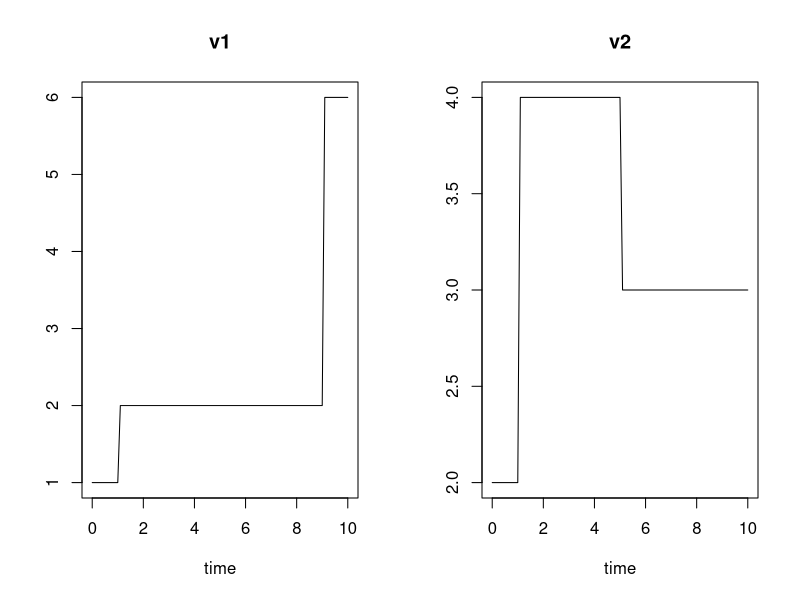
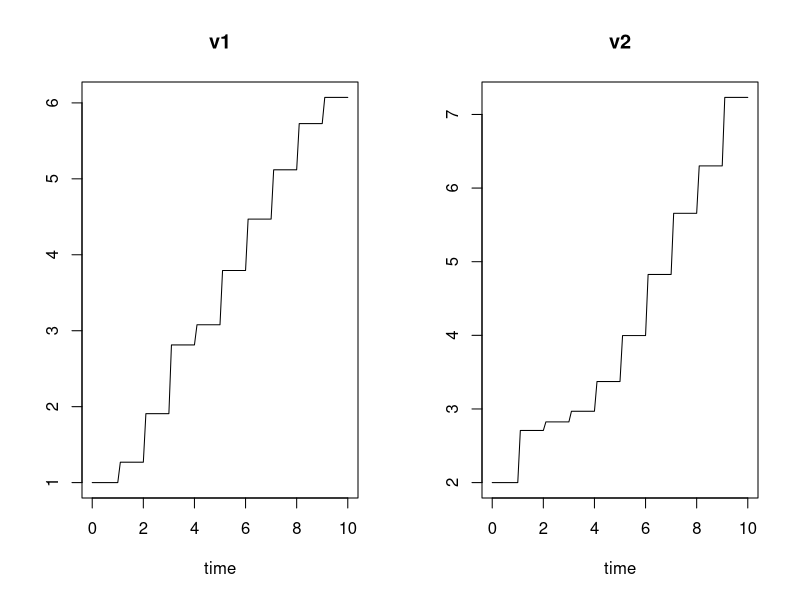
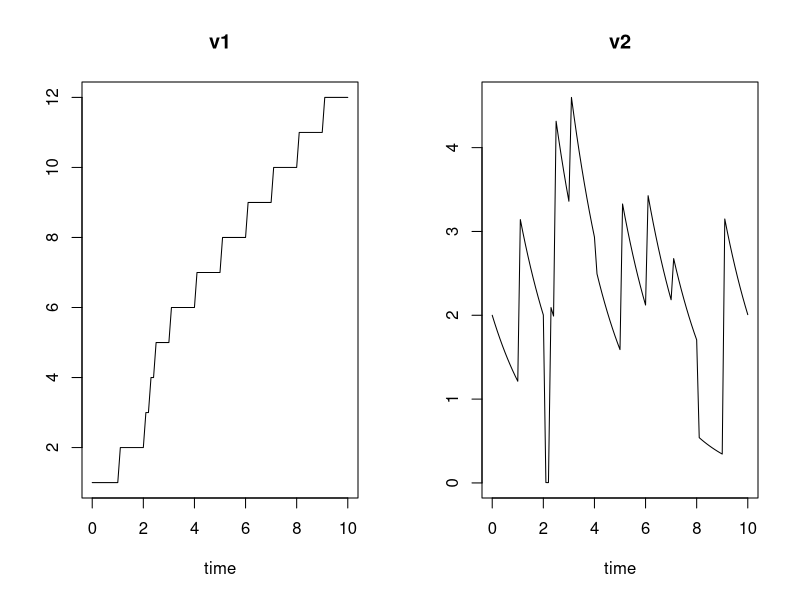
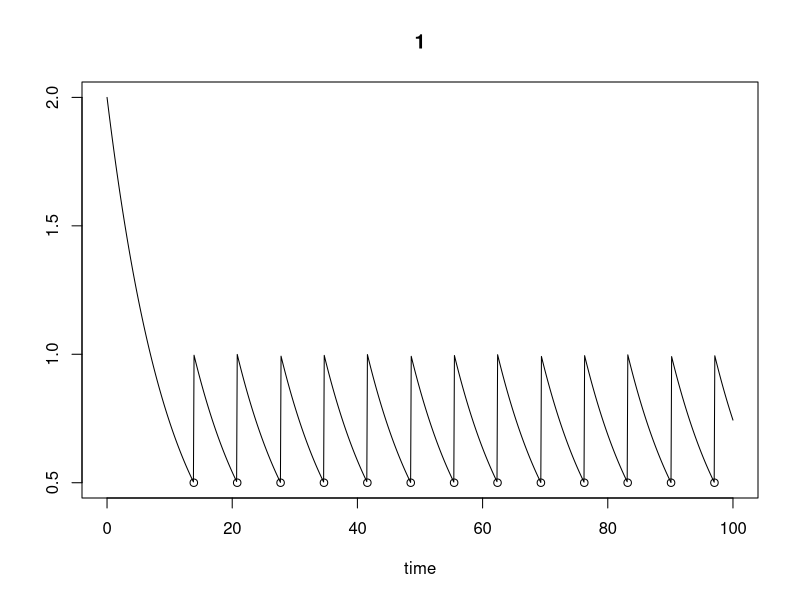
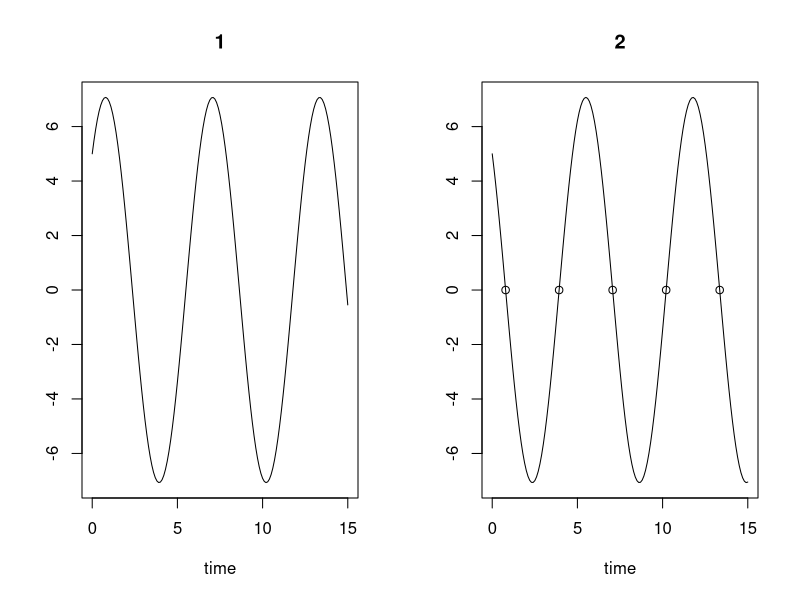
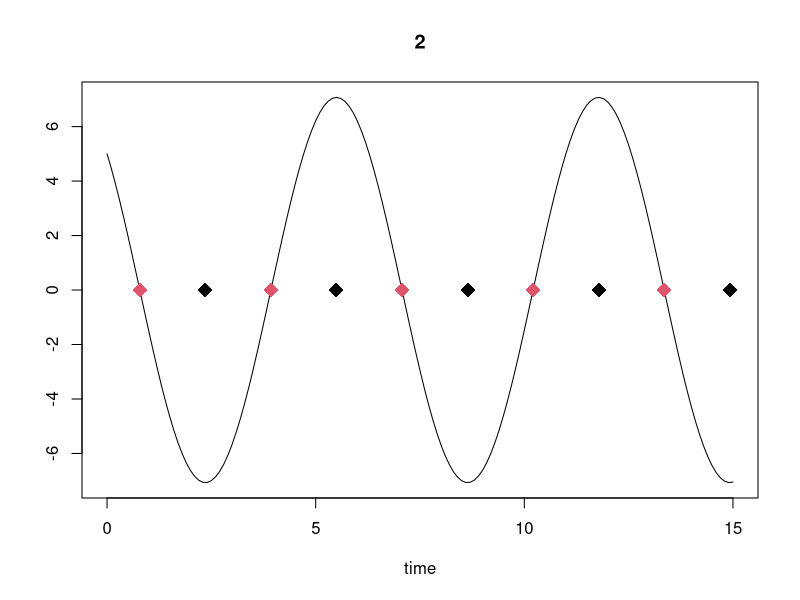
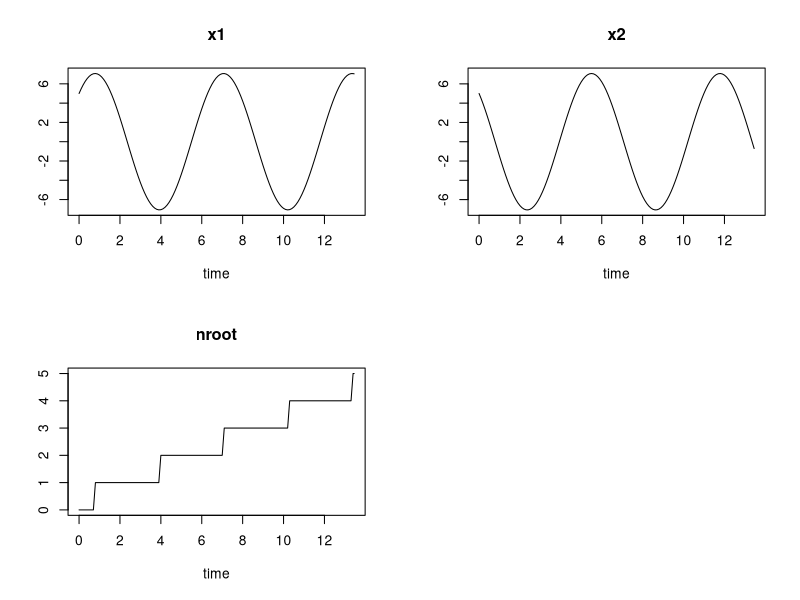
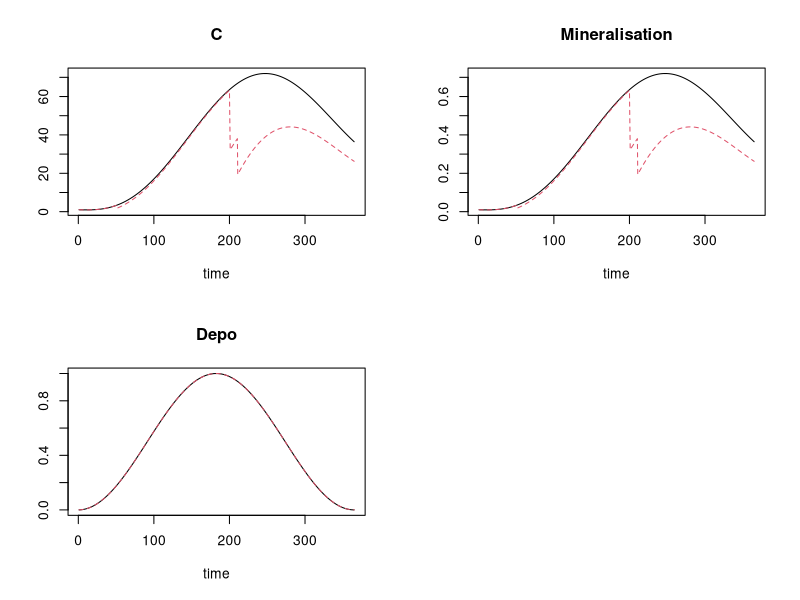

Source code (R) for these figures, in order:
library(deSolve)


### Name: events
### Title: Implementing Events and Roots in Differential Equation Models.
### Aliases: events roots
### Keywords: utilities

### ** Examples

## =============================================================================
## 1. EVENTS in a data.frame
## =============================================================================

## derivative function: derivatives set to 0
derivs <- function(t, var, parms) {
  list(dvar = rep(0, 2))
}

yini <- c(v1 = 1, v2 = 2)
times <- seq(0, 10, by = 0.1)

eventdat <- data.frame(var = c("v1", "v2", "v2", "v1"),
                       time = c(1, 1, 5, 9) ,
                       value = c(1, 2, 3, 4),
                       method = c("add", "mult", "rep", "add"))
eventdat

out <- vode(func = derivs, y = yini, times = times, parms = NULL,
            events = list(data = eventdat))
plot(out)

##
eventdat <- data.frame(var = c(rep("v1", 10), rep("v2", 10)),
                       time = c(1:10, 1:10),
                       value = runif(20),
                       method = rep("add", 20))
eventdat

out <- ode(func = derivs, y = yini, times = times, parms = NULL,
           events = list(data = eventdat))

plot(out)

## =============================================================================
## 2. EVENTS in a function
## =============================================================================

## derivative function: rate of change v1 = 0, v2 reduced at first-order rate
derivs <- function(t, var, parms) {
   list(c(0, -0.5 * var[2]))
}


# events: add 1 to v1, multiply v2 with random number
eventfun <- function(t, y, parms){
  with (as.list(y),{
    v1 <- v1 + 1
    v2 <- 5 * runif(1)
    return(c(v1, v2))
  })
}

yini <- c(v1 = 1, v2 = 2)
times <- seq(0, 10, by = 0.1)

out <- ode(func = derivs, y = yini, times = times, parms = NULL,
           events = list(func = eventfun, time = c(1:9, 2.2, 2.4)) )
plot(out, type = "l")

## =============================================================================
## 3. EVENTS triggered by a root function
## =============================================================================

## derivative: simple first-order decay
derivs <- function(t, y, pars) {
  return(list(-0.1 * y))
}

## event triggered if state variable = 0.5
rootfun <- function (t, y, pars) {
  return(y - 0.5)
}

## sets state variable = 1
eventfun <- function(t, y, pars) {
  return(y = 1)
}

yini <- 2
times <- seq(0, 100, 0.1)

## uses ode to solve; root = TRUE specifies that the event is
## triggered by a root.
out <- ode(times = times, y = yini, func = derivs, parms = NULL,
           events = list(func = eventfun, root = TRUE),
           rootfun = rootfun)

plot(out, type = "l")

## time of the root:
troot <- attributes(out)$troot
points(troot, rep(0.5, length(troot)))


## =============================================================================
## 4. More ROOT examples: Rotation function
## =============================================================================
Rotate <- function(t, x, p )
  list(c( x[2],
         -x[1]  ))

## Root = when second state variable = 0
rootfun <- function(t, x, p) x[2]

## "event" returns state variables unchanged
eventfun <- function(t, x, p) x
times <- seq(from = 0, to = 15, by = 0.1)

## 1. No event: stops at first root
out1 <- ode(func = Rotate, y = c(5, 5), parms = 0,
           times = times, rootfun = rootfun)
tail(out1)

## 2. Continues till end of times and records the roots
out <- ode(func = Rotate, y = c(5, 5), parms = 0,
           times = times, rootfun = rootfun,
           events = list(func = eventfun, root = TRUE) )

plot(out)
troot <- attributes(out)$troot  # time of roots
points(troot,rep(0, length (troot)))

## Multiple roots:  either one of the state variables = 0
root2 <- function(t, x, p) x

out2 <- ode(func = Rotate, y = c(5, 5), parms = 0,
           times = times, rootfun = root2,
           events = list(func = eventfun, root = TRUE) )

plot(out2, which = 2)
troot <- attributes(out2)$troot
indroot <- attributes(out2)$indroot  # which root was found
points(troot, rep(0, length (troot)), col = indroot, pch = 18, cex = 2)

## Multiple roots and stop at first time root 1.
out3 <- ode(func = Rotate, y = c(5, 5), parms = 0,
      times = times, rootfun = root2,
      events = list(func = eventfun, root = TRUE, terminalroot = 1))


## =============================================================================
## 5. Stop at 5th root - only works with radau.
## =============================================================================
Rotate <- function(t, x, p )
  list(c( x[2],
         -x[1],
         0  ))

## Root = when second state variable = 0
root3  <- function(t, x, p)  c(x[2], x[3] - 5)
event3 <- function (t, x, p) c(x[1:2], x[3]+1)
times <- seq(0, 15, 0.1)
out3 <- ode(func = Rotate, y = c(x1 = 5, x2 = 5, nroot = 0),
      parms = 0, method = "radau",
      times = times, rootfun = root3,
      events = list(func = event3, root = TRUE, terminalroot = 2))
plot(out3)
attributes(out3)[c("troot", "nroot", "indroot")]

## =============================================================================
## 6 Event in R-code, model function in compiled code - based on vode example
## =============================================================================

times <- 1:365
Flux <- cbind(times, sin(pi*times/365)^2) # forcing function

# run without events
out <- ode(y = c(C = 1), times, func = "scocder", parms = c(k=0.01),
   dllname = "deSolve", initforc = "scocforc", forcings = Flux,
   initfunc = "scocpar", nout = 2, outnames = c("Mineralisation", "Depo"))

# Event halves the concentration
EventMin <- function(t, y , p) y/2

out2 <- ode(y = c(C = 1), times, func = "scocder", parms = c(k=0.01),
   dllname = "deSolve", initforc = "scocforc", forcings = Flux,
   initfunc = "scocpar", nout = 2, outnames = c("Mineralisation", "Depo"),
   events = list (func = EventMin, time = c(50.1, 200, 210.5)))

plot(out, out2)
